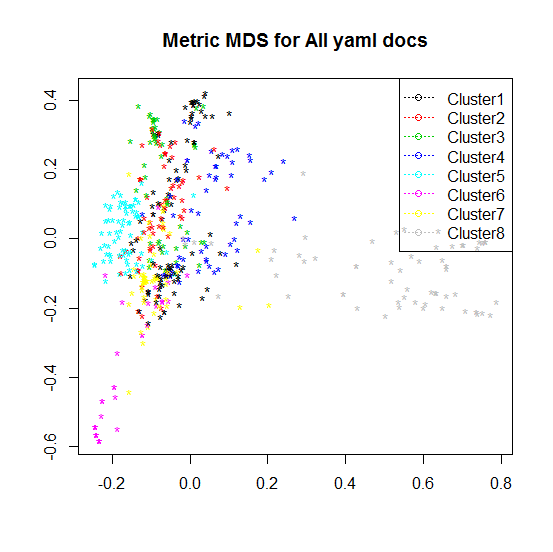

This figure's R source:
# Clear all variables
rm(list = ls(all = TRUE))
graphics.off()

# Install and load packages
libraries = c("cluster")
lapply(libraries, function(x) if (!(x %in% installed.packages())) {
  install.packages(x)
})
lapply(libraries, library, quietly = TRUE, character.only = TRUE)

# Load data
(obj.names  = load("YAML_lsa.RData", .GlobalEnv))

A       = t(space_matr_auto[[2]])
d       = dist(A)
mdsAll  = cmdscale(d, k=2)

# Medoid-clustering
k       = 8
clus    = pam(d, k, diss = TRUE)

# Plot

plot(mdsAll, type = "n", xlab = "", ylab = "", main = "Metric MDS for All yaml docs")
text(mdsAll[,1], mdsAll[,2], "*", cex = 1, col = clus$cluster)
legend("topright", col = 1:max(clus$cluster), pch=1, legend = paste("Cluster", 1:max(clus$cluster), sep = ""), lty = 3)

# Cluster centroids: possible interpretation of the cluster topic
n = 5
for (i in 1:k) {
                cat(paste("cluster", i, ": ", sep = ""))
                s = sort(A[clus$medoids[i],], decreasing = T)
                cat(names(s)[1:n], "\n")
}

clus$clusinfo
